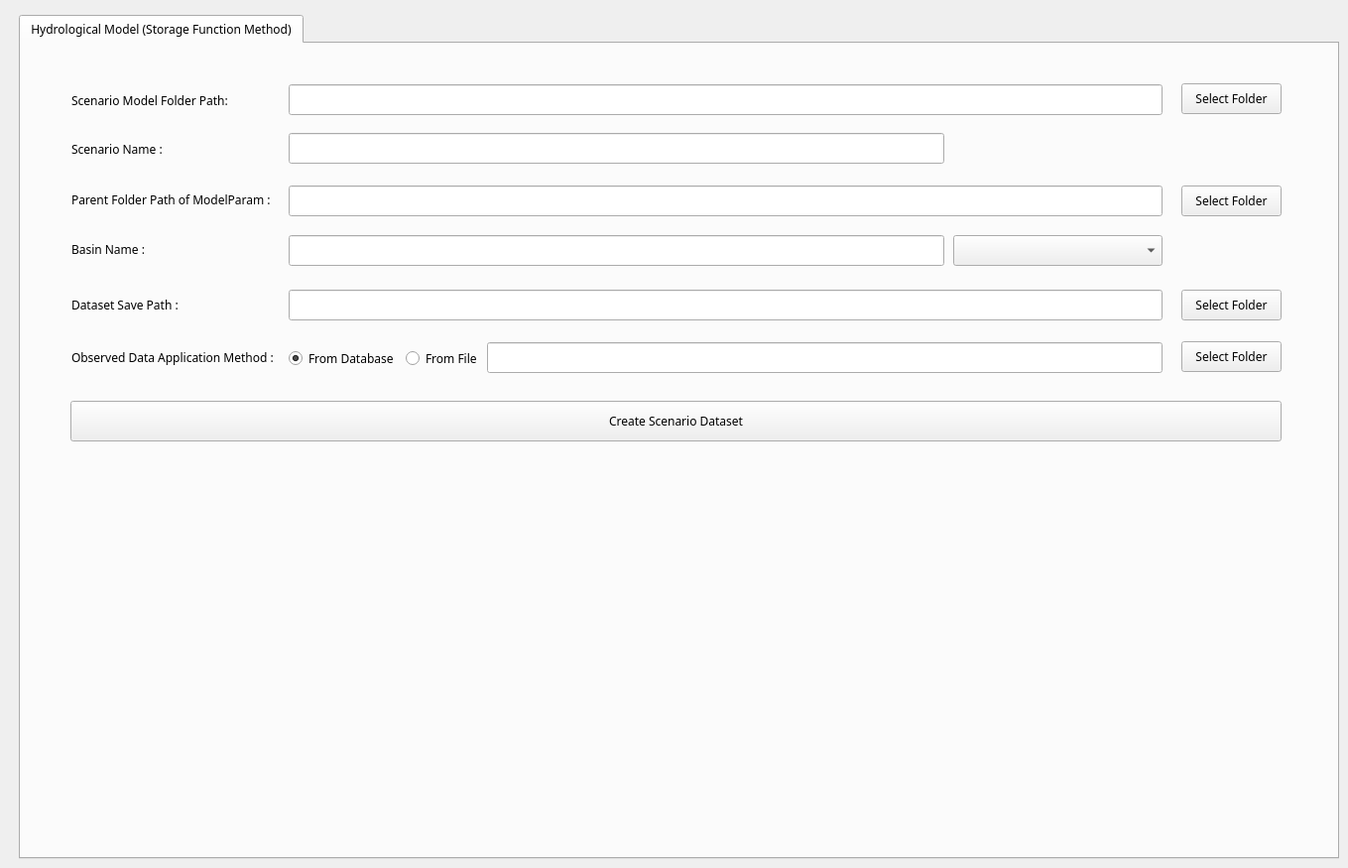
   <widget class="QWidget" name="tab_makrScenario">
    <attribute name="title">
     <string>Extreme Flood Scenario Creation</string>
    </attribute>
    <widget class="QTabWidget" name="tabWidget_3">
     <property name="geometry">
      <rect>
       <x>19</x>
       <y>15</y>
       <width>1331</width>
       <height>851</height>
      </rect>
     </property>
     <property name="font">
      <font>
       <family>돋움</family>
       <pointsize>9</pointsize>
      </font>
     </property>
     <property name="currentIndex">
      <number>0</number>
     </property>
     <widget class="QWidget" name="tab_6">
      <attribute name="title">
       <string>Hydrological Model (Storage Function Method)</string>
      </attribute>
      <widget class="QLineEdit" name="txt_modelParam_path">
       <property name="geometry">
        <rect>
         <x>270</x>
         <y>143</y>
         <width>881</width>
         <height>31</height>
        </rect>
       </property>
       <property name="readOnly">
        <bool>true</bool>
       </property>
      </widget>
      <widget class="QLineEdit" name="txt_River_area">
       <property name="geometry">
        <rect>
         <x>270</x>
         <y>193</y>
         <width>661</width>
         <height>31</height>
        </rect>
       </property>
       <property name="readOnly">
        <bool>true</bool>
       </property>
      </widget>
      <widget class="QLineEdit" name="txt_scenario_model_folder_path">
       <property name="geometry">
        <rect>
         <x>270</x>
         <y>41</y>
         <width>881</width>
         <height>31</height>
        </rect>
       </property>
       <property name="readOnly">
        <bool>true</bool>
       </property>
      </widget>
      <widget class="QLineEdit" name="txt_dataset_path">
       <property name="geometry">
        <rect>
         <x>270</x>
         <y>248</y>
         <width>881</width>
         <height>31</height>
        </rect>
       </property>
       <property name="readOnly">
        <bool>true</bool>
       </property>
      </widget>
      <widget class="QLineEdit" name="txt_scenario_name">
       <property name="geometry">
        <rect>
         <x>270</x>
         <y>90</y>
         <width>661</width>
         <height>31</height>
        </rect>
       </property>
       <property name="readOnly">
        <bool>true</bool>
       </property>
      </widget>
      <widget class="QPushButton" name="btn_makeScenario_SFM">
       <property name="geometry">
        <rect>
         <x>50</x>
         <y>360</y>
         <width>1221</width>
         <height>41</height>
        </rect>
       </property>
       <property name="text">
        <string>Create Scenario Dataset</string>
       </property>
      </widget>
      <widget class="QLabel" name="label_128">
       <property name="geometry">
        <rect>
         <x>51</x>
         <y>149</y>
         <width>211</width>
         <height>16</height>
        </rect>
       </property>
       <property name="text">
        <string>Parent Folder Path of ModelParam :</string>
       </property>
      </widget>
      <widget class="QLabel" name="label_129">
       <property name="geometry">
        <rect>
         <x>51</x>
         <y>199</y>
         <width>161</width>
         <height>16</height>
        </rect>
       </property>
       <property name="text">
        <string>Basin Name :</string>
       </property>
      </widget>
      <widget class="QLabel" name="label_130">
       <property name="geometry">
        <rect>
         <x>51</x>
         <y>49</y>
         <width>181</width>
         <height>16</height>
        </rect>
       </property>
       <property name="text">
        <string>Scenario Model Folder Path:</string>
       </property>
      </widget>
      <widget class="QLabel" name="label_131">
       <property name="geometry">
        <rect>
         <x>51</x>
         <y>255</y>
         <width>201</width>
         <height>16</height>
        </rect>
       </property>
       <property name="text">
        <string>Dataset Save Path :</string>
       </property>
      </widget>
      <widget class="QLabel" name="label_133">
       <property name="geometry">
        <rect>
         <x>51</x>
         <y>98</y>
         <width>171</width>
         <height>16</height>
        </rect>
       </property>
       <property name="text">
        <string>Scenario Name :</string>
       </property>
      </widget>
      <widget class="QPushButton" name="btn_sceModel_select_modelParam_folder">
       <property name="geometry">
        <rect>
         <x>1170</x>
         <y>143</y>
         <width>101</width>
         <height>31</height>
        </rect>
       </property>
       <property name="text">
        <string>Select Folder</string>
       </property>
      </widget>
      <widget class="QPushButton" name="btn_sceModel_select_scenario_model_folder">
       <property name="geometry">
        <rect>
         <x>1170</x>
         <y>40</y>
         <width>101</width>
         <height>31</height>
        </rect>
       </property>
       <property name="text">
        <string>Select Folder</string>
       </property>
      </widget>
      <widget class="QPushButton" name="btn_sceModel_select_dataset_folder">
       <property name="geometry">
        <rect>
         <x>1170</x>
         <y>248</y>
         <width>101</width>
         <height>31</height>
        </rect>
       </property>
       <property name="text">
        <string>Select Folder</string>
       </property>
      </widget>
      <widget class="QWidget" name="verticalLayoutWidget_6">
       <property name="geometry">
        <rect>
         <x>940</x>
         <y>80</y>
         <width>211</width>
         <height>41</height>
        </rect>
       </property>
       <layout class="QVBoxLayout" name="verticalLayout_makeScenarioName"/>
      </widget>
      <widget class="QLabel" name="label_134">
       <property name="geometry">
        <rect>
         <x>51</x>
         <y>308</y>
         <width>211</width>
         <height>16</height>
        </rect>
       </property>
       <property name="text">
        <string>Observed Data Application Method :</string>
       </property>
      </widget>
      <widget class="QLineEdit" name="txt_observ_folderpath">
       <property name="geometry">
        <rect>
         <x>470</x>
         <y>301</y>
         <width>681</width>
         <height>31</height>
        </rect>
       </property>
       <property name="readOnly">
        <bool>true</bool>
       </property>
      </widget>
      <widget class="QRadioButton" name="rb_observ_folderpath_db">
       <property name="geometry">
        <rect>
         <x>270</x>
         <y>309</y>
         <width>111</width>
         <height>16</height>
        </rect>
       </property>
       <property name="text">
        <string>From Database</string>
       </property>
       <property name="checked">
        <bool>true</bool>
       </property>
      </widget>
      <widget class="QRadioButton" name="rb_observ_folderpath_file">
       <property name="geometry">
        <rect>
         <x>388</x>
         <y>309</y>
         <width>81</width>
         <height>16</height>
        </rect>
       </property>
       <property name="text">
        <string>From File</string>
       </property>
      </widget>
      <widget class="QPushButton" name="btn_sceModel_select_observ_folderpath">
       <property name="geometry">
        <rect>
         <x>1170</x>
         <y>300</y>
         <width>101</width>
         <height>31</height>
        </rect>
       </property>
       <property name="text">
        <string>Select Folder</string>
       </property>
      </widget>
      <widget class="QComboBox" name="cb_River_area">
       <property name="geometry">
        <rect>
         <x>940</x>
         <y>193</y>
         <width>211</width>
         <height>31</height>
        </rect>
       </property>
      </widget>
     </widget>
    </widget>
   </widget>
